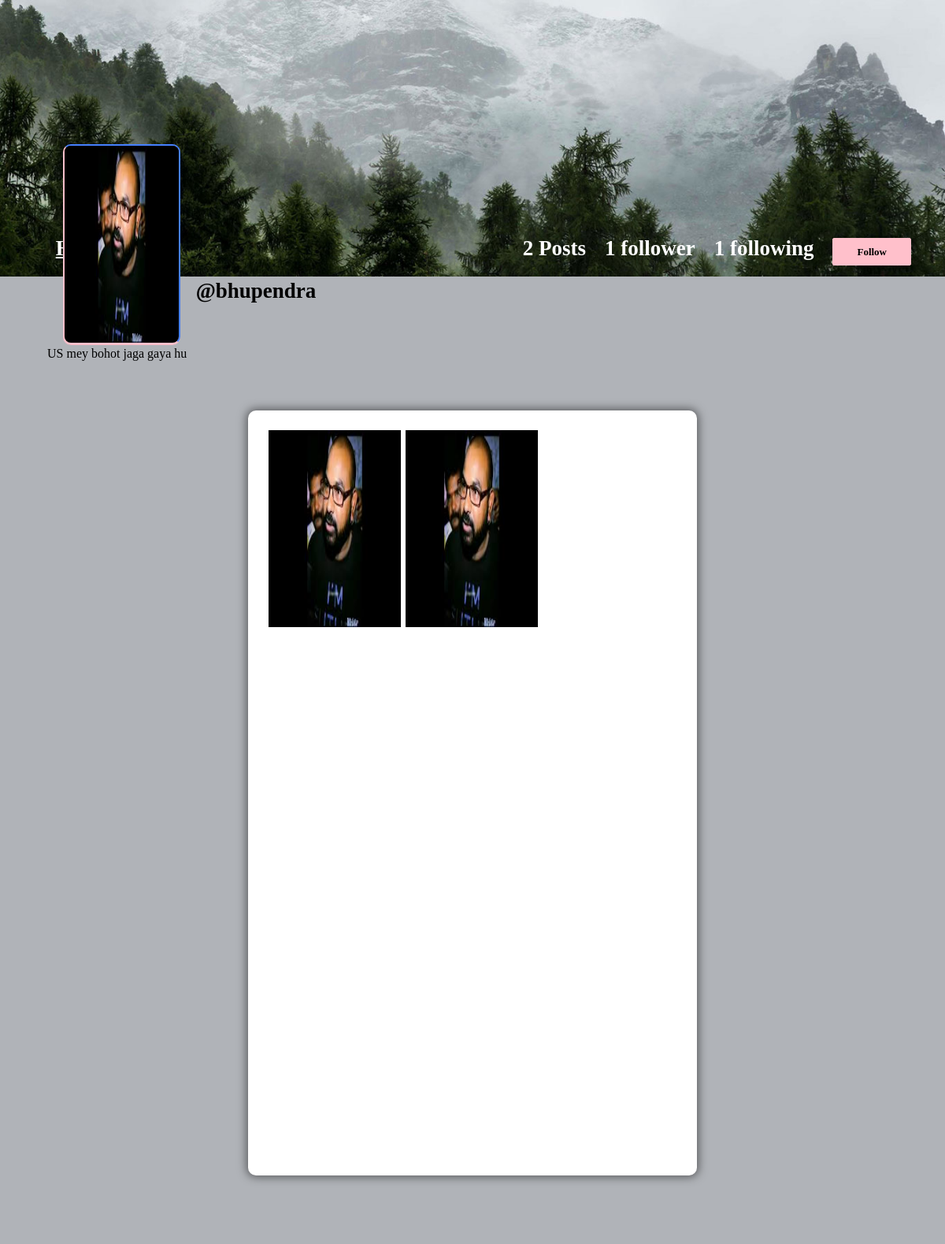
Page /profile/bhupendra (signed in) on the committed database.
### core/models.py (models this page shows, shortened)
class Profile(models.Model):
    user = models.ForeignKey(User , on_delete=models.CASCADE)
    id_user = models.IntegerField()
    bio = models.TextField(blank=True)
    profileimg = models.ImageField(upload_to='profile_images' , default='static/core/blank.png')
    location = models.CharField(max_length=100 , blank=True)

class Post(models.Model):
    id = models.UUIDField(primary_key=True , default=uuid.uuid4)
    user=models.CharField(max_length=100)
    image = models.ImageField(upload_to='post_images')
    caption = models.TextField()
    created_at = models.DateTimeField(default=datetime.now)
    no_of_likes= models.IntegerField(default=0)

### core/views.py (the view)
# urls.py: path('profile/<str:pk>', views.profile , name="profile"),
@login_required(login_url = 'signin')
def profile(request,pk):
    user_object = User.objects.get(username=pk)
    user_profile = Profile.objects.get(user=user_object)
    user_posts = Post.objects.filter(user=pk)
    user_posts_length = len(user_posts)
    follower = request.user.username
    user = pk
    if  FollowersCount.objects.filter(follower = follower , user = user).first():
        button_text = 'Unfollow'
    else:
        button_text = 'Follow'
    user_followers = len(FollowersCount.objects.filter(user=pk))
    user_following= len(FollowersCount.objects.filter(follower=pk))
    context = {
        'user_object':user_object,
        'user_profile':user_profile,
        'user_posts':user_posts,
        'user_posts_length':user_posts_length,
        'button_text':button_text,
        'user_followers':user_followers,
        'user_following':user_following,
    }
    return render(request,'core/profile.html',context)

### core/templates/core/profile.html (shortened to what this page needs)
{% load static %}
<!DOCTYPE html>
<html lang="en">
<head>
    <link rel="stylesheet" href="{% static 'core/css/main.min.css' %}">
    <link rel="stylesheet" href="{% static 'core/pcss/style.css' %}">
    <link rel="stylesheet" href="{% static 'core/css/color.css' %}">
    <link rel="stylesheet" href="{% static 'core/css/responsive.css' %}">
</head>
<body>
	<section>
			<div class="feature-photo">
				<figure><img src="{% static 'core/images/timeline-1.jpg' %}" alt=""></figure>
				<form action="/follow" method="POST">
					<div class="add-btn">
					<span style="color: white; font-size: 27px; margin-right: 520px;"><b><u><a href="/">Home</a></u></b></span>
					{% if user_posts_length == 0 %}
					<span style="color: white; font-size: 27px;"><b>No Post</b></span>
					{% elif user_posts_length == 1 %}
					<span style="color: white; font-size: 27px;"><b>{{user_posts_length}} Post</b></span>
					{% else %}
					<span style="color: white; font-size: 27px;"><b>{{user_posts_length}} Posts</b></span>
					{% endif %}
					{% if user_followers == 0 or user_followers == 1 %}
					<span style="color: white; font-size: 27px;"><b>{{user_followers}} follower</b></span>
					{% else %}
					<span style="color: white; font-size: 27px;"><b>{{user_followers}} followers</b></span>
					{% endif %}
					<span style="color: white; font-size: 27px;"><b>{{user_following}} following</b></span>
					{% if user_object.username == user.username %}
					<a href="/settings" data-ripple="">Account Settings</a>
					{% else %}
					<a data-ripple=""><button type="submit" style="background-color: #ffc0cb; border: #ffc0cb;">{{button_text}}</button></a>
					{% endif %}
					</div>
				</form>
				<div class="container-fluid">
					<div class="row merged">
						<div class="col-lg-2 col-sm-3">
							<div class="user-avatar">
								<figure>
									<img src="{{user_profile.profileimg.url}}" style="height: 250px; width: 100%;" alt="">
								</figure>
							</div>
						</div>
						<div class="col-lg-10 col-sm-9">
							<div class="timeline-info">
								<ul>
									<li class="admin-name">
									  <h5 style="color: black;white-space: nowrap; width: 110px; font-size: 27px;"><b>@{{user_profile.user.username}}</b></h5>
									</li>
								</ul>
							</div>
						</div>
					</div>
				</div>
			</div>
		</section>
		<section>
			<div class="bio">
					{{user_profile.bio}}
			</div>
		</section>
	<section>
		<div class="gap gray-bg">
			<div class="container-fluid">
				<div class="row">
					<div class="col-lg-12">
						<div class="row" id="page-contents">
							<div class="col-lg-3">
								<aside class="sidebar static">
								</aside>
							</div>
							<div class="col-lg-6">
								<div class="central-meta">
									<ul class="photos">
										{% for post in user_posts %}
										<li>
											<a class="strip" href="{{post.image.url}}" title="" data-strip-group="mygroup" data-strip-group-options="loop: false">
												<img src="{{post.image.url}}" style="height: 250px; width: 300px;" alt=""></a>
										</li>
										{% endfor %}
									</ul>
								</div>
							</div>
							<div class="col-lg-3">
								<aside class="sidebar static">
								</aside>
							</div>
						</div>
					</div>
				</div>
			</div>
		</div>
	</section>
</body>
</html>

### core/static/core/css/color.css (style rules this page uses)
#nprogress .bar, .timeline-info > ul li a::before, .add-btn > a, .activitiez > li::before, form button, .colla-apps > li a:hover, a.underline:before, .setting-row input:checked + label, .user-avatar:hover .edit-phto, .error-meta > a, .color-bg, .add-butn, .nav.nav-tabs.likes-btn > li a.active, a.dislike-btn, .drop > a:hover, .btn-view.btn-load-more:hover, .accordion .card h5 button[aria-expanded="true"], .chat-head, .f-page > figure em, .inbox-panel-head > ul > li > a, .nav-tabs--left .nav-link.active, .nav-tabs--left .nav-link.active:hover, footer .widget-title h4::before, #topcontrol, .sidebar .widget-title::before, .f-title::before, .g-post-classic > figure > i::after, .purify > a, .help-list > a:hover, .open-position::before, .info > a, .category-box:hover, .category-box.selected, a.main-btn, .section-heading::before, .getquot-baner, .more-branches > h4::before, .is-helpful > a, .cart-optionz > li > a:hover, .paginationz > li a:hover, .paginationz > li a.active, .shopping-cart, a.btn2:hover, .form-submit > input[type="submit"], button.submit-checkout, .delete-cart:hover, .proceed .button, .amount-area .update-cart, a.addnewforum, .apply-bttons > a { background: orange; }

### core/static/core/css/responsive.css (style rules this page uses)
@media screen and (max-width: 1281px) and (min-width: 1024px) { .photos > li { min-width: 32.2%; width: 32.2%; } }
@media screen and (max-width: 1281px) and (min-width: 1024px) { .timeline-info { line-height: 51px; } }
@media screen and (max-width: 1281px) and (min-width: 1024px) { .timeline-info .admin-name > h5 { font-size: 20px; } }
@media screen and (max-width: 1281px) and (min-width: 1024px) { .user-avatar { width: 80.2% } }

### rows in the picture
Profile: profileimg (picture), user.username "bhupendra", bio "US mey bohot jaga gaya hu"
Post: image (picture)
Post: image (picture)

### other values in the picture
{{ user_posts_length }} "2"
{{ user_followers }} "1"
{{ user_following }} "1"
{{ button_text }} "Follow"
